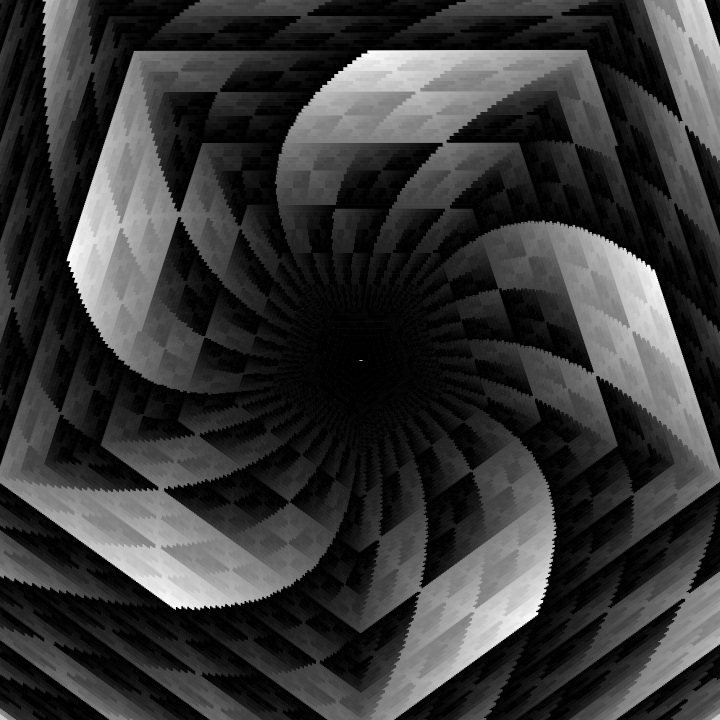
Frame 1 (no input)
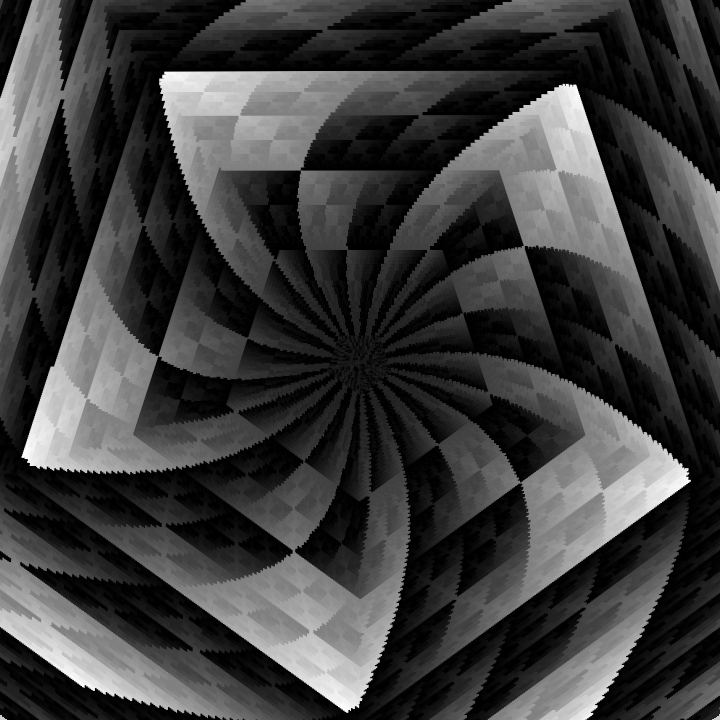
Frame 60 (the mouse pressed at the canvas centre just before this capture)
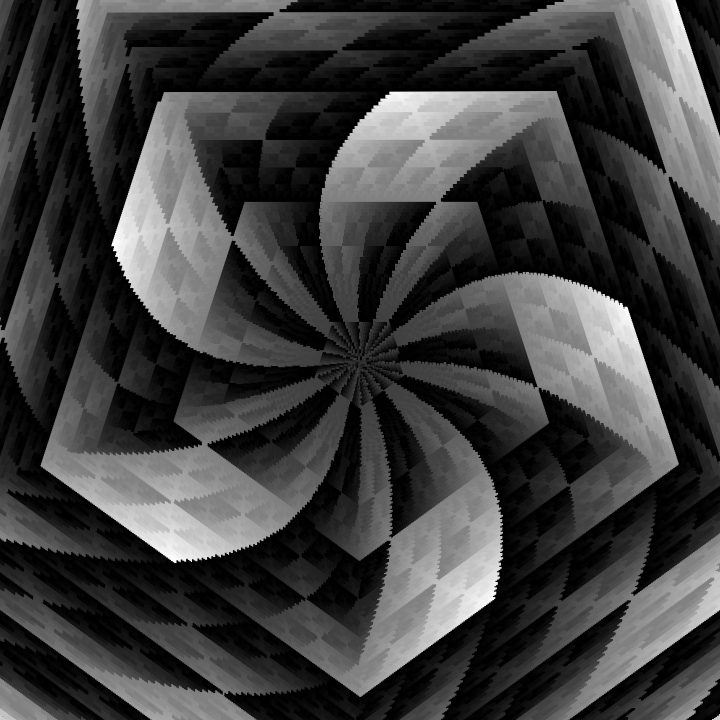
Frame 120 (the mouse held since frame 60 and released just before this capture)

The Processing sketch that drew these frames (run headless with seeded random() and noise(); from frame 60 on, the mouse is pressed at the canvas centre):

// Processing sketch: bit2atom_20210217c_rollingSquares
// ── bit2atom_20210217c_rollingSquares.pde
int t, i;
void setup() {
  size(720, 720);
  noStroke();
}
void draw() {
  t++;
  float x=359, y=359, d=0, r=0, c=1;
  for (i=0; i<130321; i++) {
    fill(int((r/c+i*.00001+t*.01)*255)&(int(i*.005+t*.5)%255));
    square(x+=cos(d+=--r<0?TAU/5+(r=int(i/int(c+=.5)))*0:0)*2, y+=sin(d)*2, 4);
  }
}
